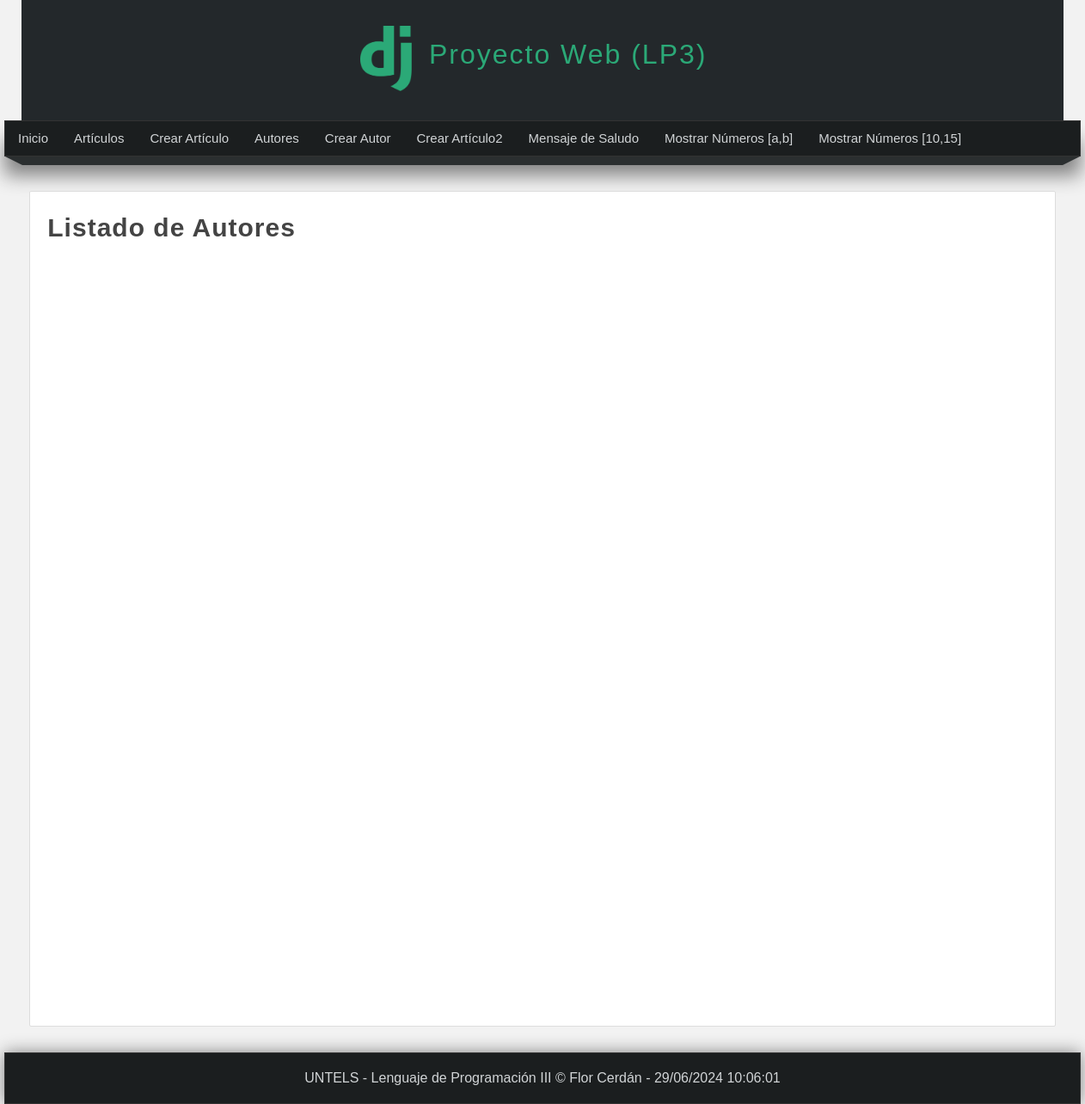
The app's page /listar-autores/, older data.
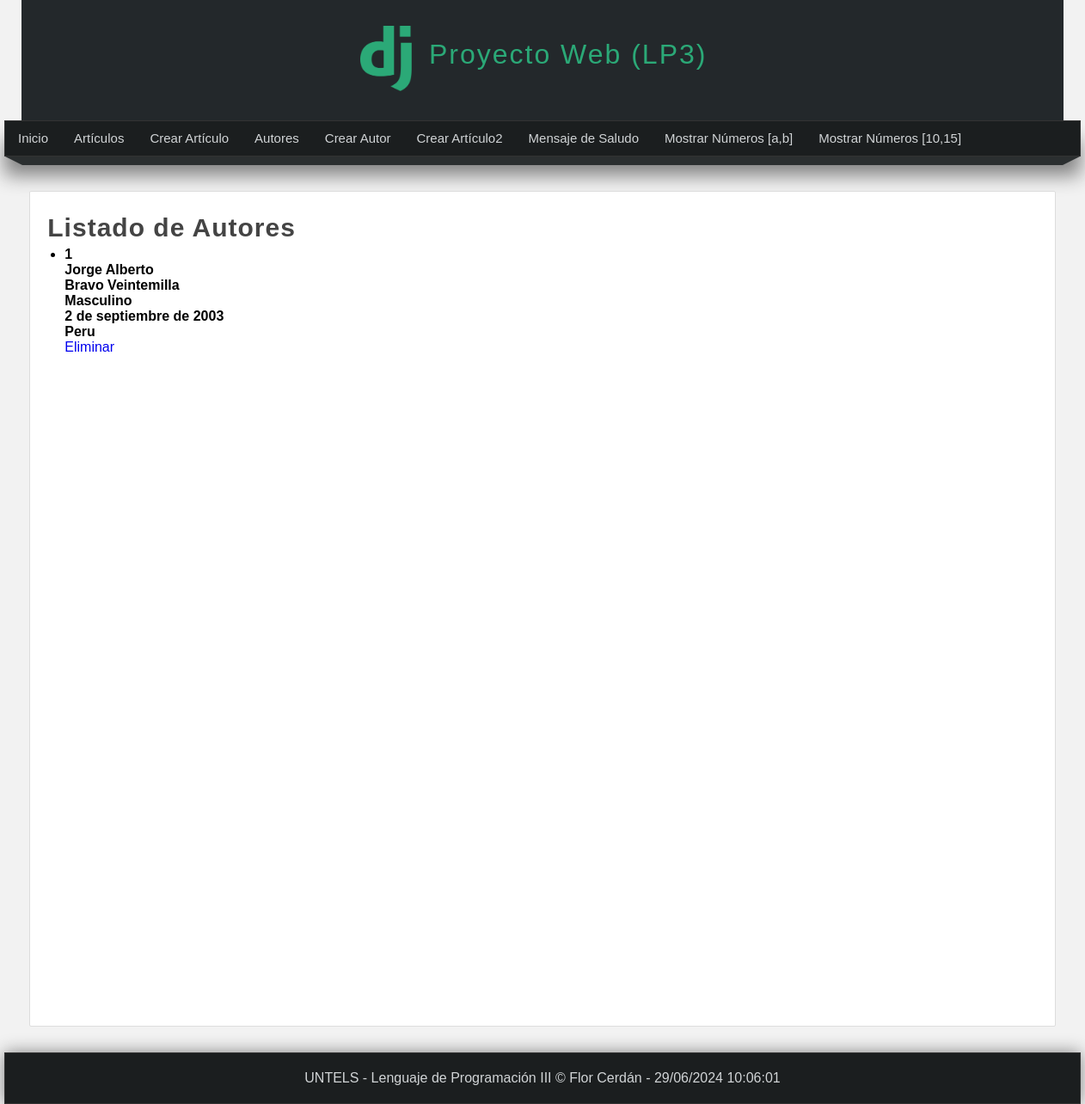
The same page, newer data.
### miapp/models.py (models this page shows)
class Autor(models.Model):
    nombre = models.CharField(max_length=50)
    apellido = models.CharField(max_length=50)
    sexo = models.CharField(max_length=50)
    fecha_nac = models.DateField()
    pais = models.CharField(max_length=50)

### miapp/views.py (the view)
# urls.py: path('listar-autores/',views.listar_autores,name="listar_autores"),
def listar_autores(request):
    autors = Autor.objects.all();
    """autores = Autor.objects.all()
    )"""
    return render(request, 'listar_autores.html',{
        'autores': autors,
        'titulo': 'Listado de Autores'
    })

### miapp/templates/listar_autores.html (shortened to what this page needs)
{% extends 'layout.html' %}
{% block content %}
    <h1 class="title">{{titulo}} </h1>
    <ul>
        {% for autor in autores %}
            <li>
                <h4>{{autor.id}}</h4>
                <h4>{{autor.nombre}}</h4>
                <h4>{{autor.apellido}}</h4>
                <h4>{{autor.sexo}}</h4>
                <h4>{{autor.fecha_nac}}</h4>
                <h4>{{autor.pais}}</h4>
                <a href="{% url 'eliminar_autor' id=autor.id %}">Eliminar</a>
            </li>
        {% endfor %}
    </ul>
{% endblock %}

Row changes from the older to the newer data that the page shows:
added Autor: id "1", nombre "Jorge Alberto", apellido "Bravo Veintemilla", sexo "Masculino", fecha_nac "2 de septiembre de 2003", pais "Peru"
